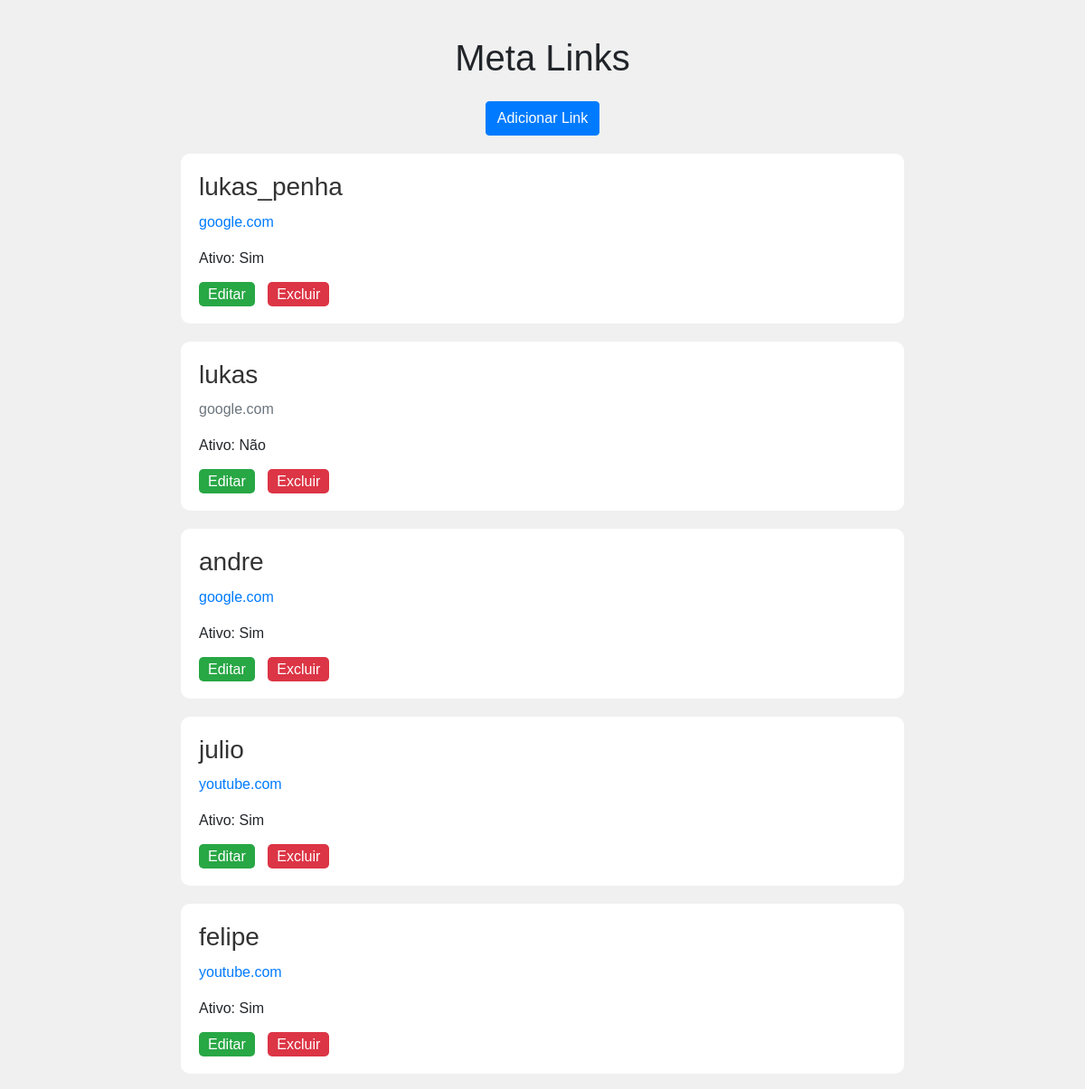
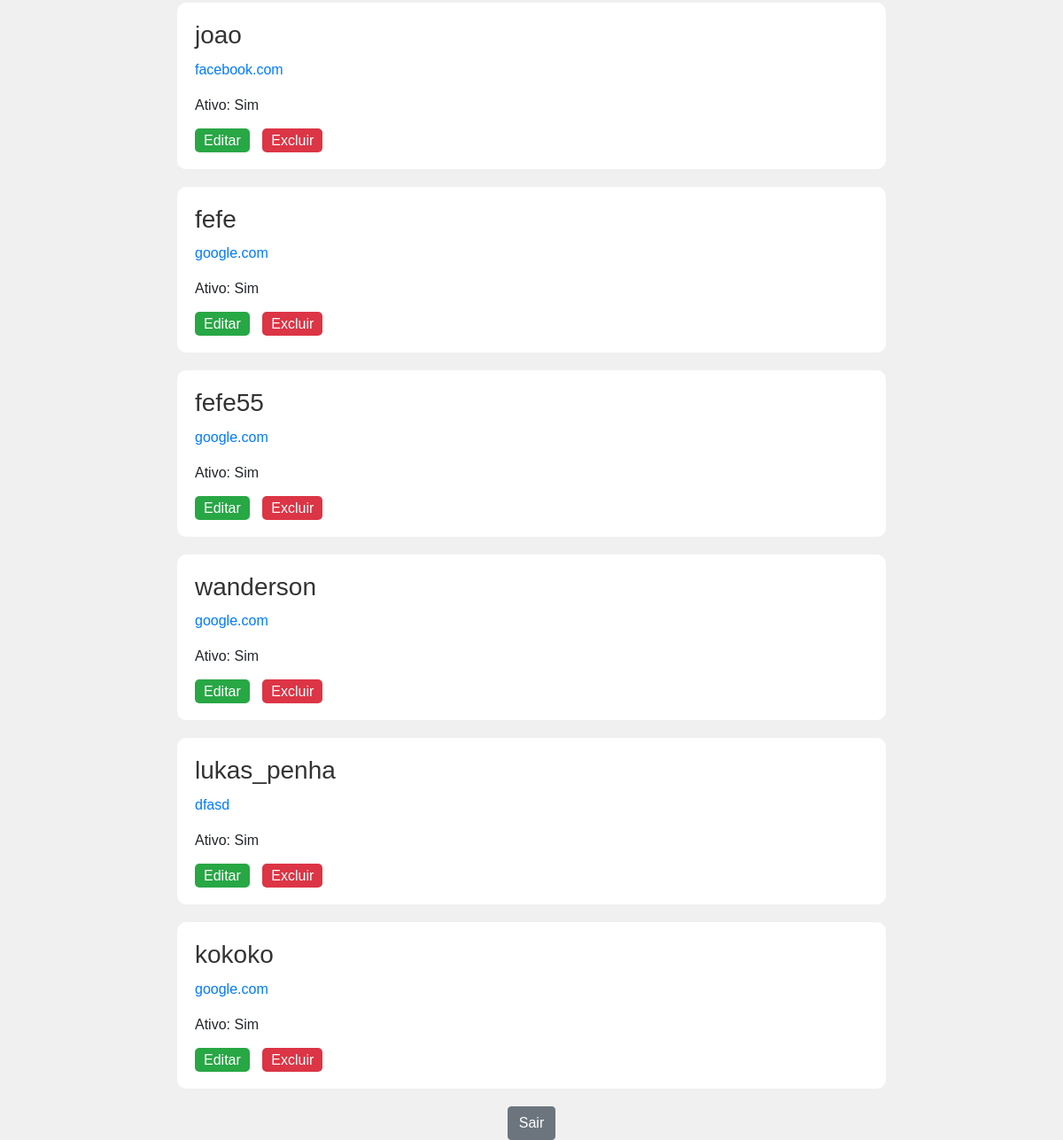
Page /listar_todos_links.php (signed in) on the committed database (2 pictures, top to bottom).
### tables this page shows
CREATE TABLE `links` (
  `idLinks` int(11) NOT NULL,
  `titulo` varchar(45) NOT NULL,
  `link` varchar(255) NOT NULL,
  `bolAtivo` tinyint(1) NOT NULL,
  `Usuario_idUsuario` int(11) DEFAULT NULL
);

### listar_todos_links.php (the view, shortened to what this page needs)
<?php
$conexao = mysqli_connect("127.0.0.1", "root", "", "metalink");
$sql = "SELECT * FROM links";
$resultado = mysqli_query($conexao, $sql);
?>
<!DOCTYPE html>
<html lang="en">
<head>
    <link rel="stylesheet" href="https://stackpath.bootstrapcdn.com/bootstrap/4.5.2/css/bootstrap.min.css">
</head>
<body>
    <div class="link-container">
        <div class="text-center">
            <h1 class="mb-4">Meta Links</h1>
            <a href="links.php" class="btn btn-primary add-link-btn">Adicionar Link</a>
        </div>
        <?php
        if(mysqli_num_rows($resultado) > 0){
            while($row = mysqli_fetch_assoc($resultado)){
        ?>
                <div class="link-card">
                    <h3><?php echo $row['titulo']; ?></h3>
                    <p><a <?php echo ($row['bolAtivo'] == 0 ? 'class="inactive-link"' : ''); ?> href="<?php echo $row['link']; ?>" target="_blank"><?php echo $row['link']; ?></a></p>
                    <p>Ativo: <?php echo ($row['bolAtivo'] == 1 ? 'Sim' : 'Não'); ?></p>
                    <a href="editar_link.php?id=<?php echo $row['idLinks']; ?>" class="edit-link">Editar</a>
                    <a href="excluir_link.php?id=<?php echo $row['idLinks']; ?>" class="delete-link">Excluir</a>
                </div>
        <?php
            }
        } else {
            echo "<p class='text-center'>Nenhum link encontrado.</p>";
        }
        ?>
        <div class="text-center">
            <a href="logout.php" class="btn btn-secondary">Sair</a>
        </div>
    </div>
</body>
</html>

### listar_todos_links.php (style rules this page uses)
body { background-color: #f0f0f0; font-family: Arial, sans-serif; padding-top: 40px; }
.link-container { max-width: 800px; margin: 0 auto; }
.link-card { background-color: #fff; border-radius: 10px; padding: 20px; margin-bottom: 20px; }
.link-card h3 { margin-bottom: 10px; color: #333; }
.link-card a { text-decoration: none; }
.link-card .edit-link, .link-card .delete-link { color: #fff; margin-right: 10px; padding: 5px 10px; border-radius: 5px; text-decoration: none; }
.edit-link { background-color: #28a745; }
.delete-link { background-color: #dc3545; }
.add-link-btn { margin-bottom: 20px; }
.inactive-link { pointer-events: none; color: #6c757d; }

### rows in the picture
links: titulo "lukas_penha", link "google.com", bolAtivo "Sim"
links: titulo "lukas", link "google.com", bolAtivo "Não"
links: titulo "andre", link "google.com", bolAtivo "Sim"
links: titulo "julio", link "youtube.com", bolAtivo "Sim"
links: titulo "felipe", link "youtube.com", bolAtivo "Sim"
links: titulo "joao", link "facebook.com", bolAtivo "Sim"
links: titulo "fefe", link "google.com", bolAtivo "Sim"
links: titulo "fefe55", link "google.com", bolAtivo "Sim"
links: titulo "wanderson", link "google.com", bolAtivo "Sim"
links: titulo "lukas_penha", link "dfasd", bolAtivo "Sim"
links: titulo "kokoko", link "google.com", bolAtivo "Sim"
